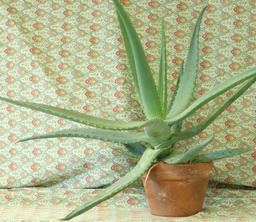
#> input picture data/aloeL.jpg, 256 x 222 px, shrunk from 1282 x 1110 before the run, given in place of the camera
$ python houghCircles.py
#> lines starting #> are read from the running program, lines starting #| are printed output that depends on the picture
'''
 Based on the following tutorial:
   http://docs.opencv.org/3.0-beta/doc/py_tutorials/py_imgproc/py_houghcircles/py_houghcircles.html
'''

import numpy as np
import cv2


import numpy as np
import cv2

cap = cv2.VideoCapture(0)

while(True):
    ret, frame = cap.read()
#> frame is the input picture: shape (222, 256, 3); mean B, G, R 136.7, 177.2, 171.2
    gray = cv2.cvtColor(frame, cv2.COLOR_BGR2GRAY)
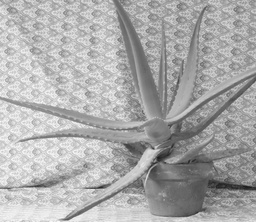
#> gray: shape (222, 256); min 27, max 250, mean 170.8
    gray = cv2.medianBlur(gray, 3)
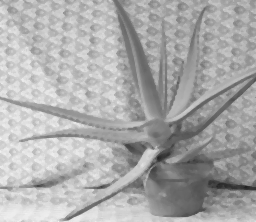
#> gray: shape (222, 256); min 34, max 243, mean 170.5

    circles = cv2.HoughCircles(gray, cv2.HOUGH_GRADIENT, 1, 20, param1=50, param2=30, minRadius=0, maxRadius=0)
#> circles = 56 rows, first 8: [152.5, 127.5, 87.4], [157.5, 103.5, 82.5], [144.5, 84.5, 65.5], [76.5, 131.5, 63.2], [180.5, 92.5, 63.7], [174.5, 157.5, 60.2], [187.5, 70.5, 54.3], [178.5, 131.5, 52.1]
    circles = np.uint16(np.around(circles))
#> circles = 56 rows, first 8: [152, 128, 87], [158, 104, 82], [144, 84, 66], [76, 132, 63], [180, 92, 64], [174, 158, 60], [188, 70, 54], [178, 132, 52]

    for circle in circles[0,:]:
    	cv2.circle(frame, (circle[0], circle[1]), circle[2], (0, 255, 0), 2)
#> this loop made 56 passes
#> circle on passes 1 to 12: [152, 128, 87], [158, 104, 82], [144, 84, 66], [76, 132, 63], [180, 92, 64], [174, 158, 60], [188, 70, 54], [178, 132, 52], [202, 170, 48], [146, 62, 46], [190, 190, 48], [114, 138, 34]
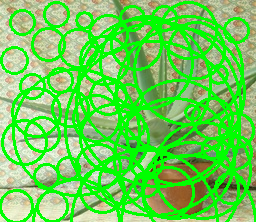
#> frame: shape (222, 256, 3); mean B, G, R 85.4, 208.1, 106.9


    cv2.imshow('frame',frame)
    if cv2.waitKey(1) & 0xFF == ord('q'):
#> (key q is pressed here)
        break

cap.release()


# Load the image
img = cv2.imread('../data/opencv_logo.jpg')

# Convert it to gray scale
#> (the run stopped early here; a loop or call above may not have finished)

$ run again, on data/aloeR.jpg
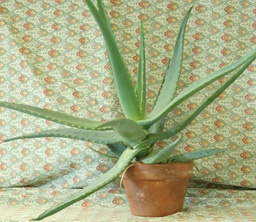
#> input picture data/aloeR.jpg, 256 x 222 px, shrunk from 1282 x 1110 before the run, given in place of the camera
#> frame is the input picture: shape (222, 256, 3); mean B, G, R 134.2, 174.2, 168
#> `gray = cv2.medianBlur(gray, 3)`:
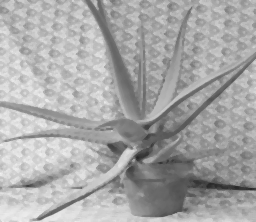
#> gray: shape (222, 256); min 38, max 241, mean 167.5
#> `circles = cv2.HoughCircles(gray, cv2.HOUGH_GRADIENT, 1, 20, param1=50,..`: circles = 48 rows, first 8: [126.5, 97.5, 95.9], [161.5, 94.5, 87.4], [131.5, 121.5, 97.8], [126.5, 74.5, 73.5], [56.5, 125.5, 54.9], [109.5, 57.5, 56.9], [102.5, 135.5, 49.1], [178.5, 170.5, 47.9]
#> `circles = np.uint16(np.around(circles))`: circles = 48 rows, first 8: [126, 98, 96], [162, 94, 87], [132, 122, 98], [126, 74, 74], [56, 126, 55], [110, 58, 57], [102, 136, 49], [178, 170, 48]
#> the loop `for circle in circles[0,:]:` made 48 passes
#> after the loop `for circle in circles[0,:]:`:
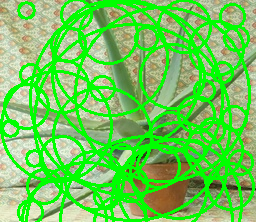
#> frame: shape (222, 256, 3); mean B, G, R 88.2, 202.9, 110.2

$ run again, on data/butterfly.jpg
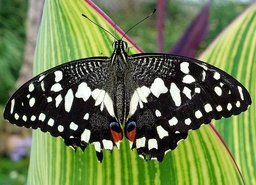
#> input picture data/butterfly.jpg, 256 x 185 px, shrunk from 493 x 356 before the run, given in place of the camera
#> frame is the input picture: shape (185, 256, 3); mean B, G, R 77.3, 123.6, 107
#> `gray = cv2.medianBlur(gray, 3)`:
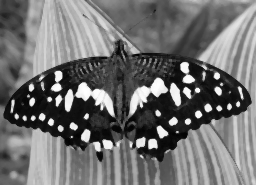
#> gray: shape (185, 256); min 2, max 254, mean 112.4
#> `circles = cv2.HoughCircles(gray, cv2.HOUGH_GRADIENT, 1, 20, param1=50,..`: circles = 48 rows, first 8: [76.5, 98.5, 63.7], [183.5, 116.5, 55.5], [162.5, 109.5, 64.6], [66.5, 121.5, 55.2], [206.5, 116.5, 47.8], [147.5, 89.5, 37.8], [161.5, 1.5, 73.4], [173.5, 184.5, 76.8]
#> `circles = np.uint16(np.around(circles))`: circles = 48 rows, first 8: [76, 98, 64], [184, 116, 56], [162, 110, 65], [66, 122, 55], [206, 116, 48], [148, 90, 38], [162, 2, 73], [174, 184, 77]
#> the loop `for circle in circles[0,:]:` made 48 passes
#> after the loop `for circle in circles[0,:]:`:
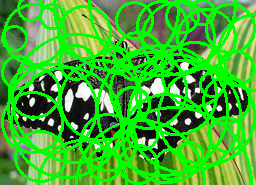
#> frame: shape (185, 256, 3); mean B, G, R 46.2, 178.8, 64.1
